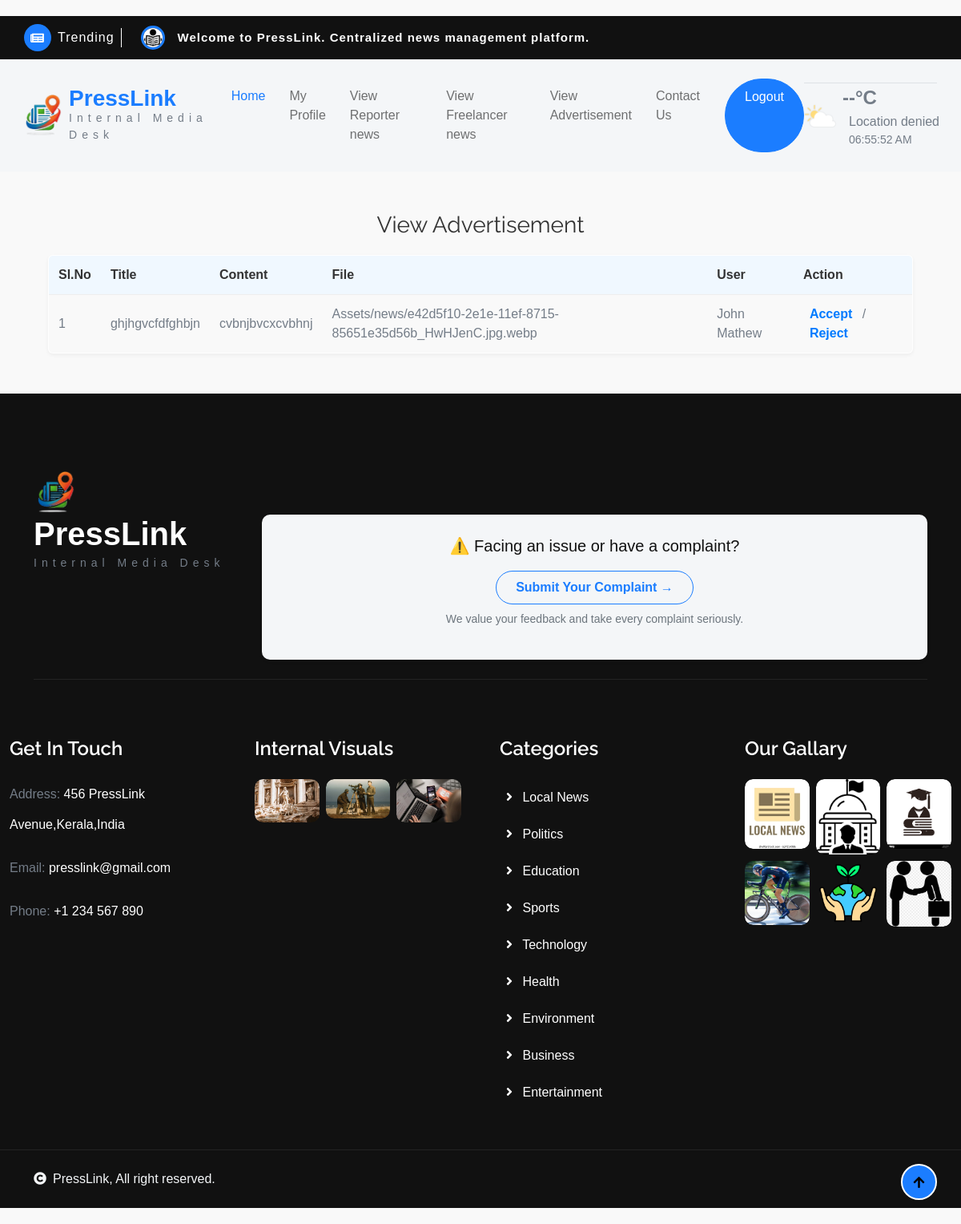
The app's page /Verifier/ViewAdvertisement/ (signed in) with its own data.
### User/models.py (models this page shows)
class tbl_advertisement(models.Model):
    advertisement_date=models.DateField(auto_now_add=True)
    advertisement_status=models.IntegerField(default=0)
    advertisement_file=models.FileField(upload_to="Assets/news/")
    advertisement_title=models.CharField(max_length=50)
    advertisement_content=models.CharField(max_length=50)
    user_id=models.ForeignKey(tbl_user,on_delete=models.CASCADE)
    verifier_id=models.ForeignKey(tbl_verifier,on_delete=models.CASCADE,null=True)
    editor_id=models.ForeignKey(tbl_editor,on_delete=models.CASCADE,null=True)
    advertisement_amount = models.IntegerField(null=True, blank=True)

### Guest/models.py (models this page shows)
class tbl_user(models.Model):
    user_name=models.CharField(max_length=50)
    user_email=models.CharField(max_length=50)
    user_contact=models.CharField(max_length=50)
    user_gender=models.CharField(max_length=50)
    user_dob=models.CharField(max_length=50)
    user_address=models.CharField(max_length=80)
    user_photo=models.FileField(upload_to="Assets/UserDocs/")
    user_proof=models.FileField(upload_to="Assets/UserDocs/")
    user_work=models.FileField(upload_to="Assets/UserDocs/")
    skill_type=models.ForeignKey(tbl_skilltype,on_delete=models.CASCADE)
    user_level=models.CharField(max_length=50)
    user_bio=models.CharField(max_length=50)
    user_social=models.CharField(max_length=50)
    user_password=models.CharField(max_length=50)
    user_status=models.IntegerField(default=0)
    place=models.ForeignKey(tbl_place,on_delete=models.CASCADE)

### Verifier/views.py (the view)
# urls.py: path('ViewAdvertisement/',views.ViewAdvertisement,name="ViewAdvertisement"),
def ViewAdvertisement(request):
    if "Vid" in request.session:
        Advdata = tbl_advertisement.objects.filter(advertisement_status=0)
        return render(request, 'Verifier/ViewAdvertisement.html', {'Advdata': Advdata})
    return redirect("Guest:Login")

### Verifier/Templates/Verifier/ViewAdvertisement.html (shortened to what this page needs)
{% extends 'Verifier/Header.html' %}
{% block content %}
<h3 align="center">View Advertisement</h3>
<form action="" method="post">
    <table border="1" align="center">
        <tr>
            <th>Sl.No</th>
            <th>Title</th>
            <th>Content</th>
            <th>File</th>
            <th>User</th>
            <th>Action</th>
        </tr>
        {% for i in Advdata %}
        <tr>
            <td>{{ forloop.counter }}</td>
            <td>{{ i.advertisement_title }}</td>
            <td>{{ i.advertisement_content }}</td>
            <td>{{ i.advertisement_file }}</td>
            <td>{{ i.user_id.user_name }}</td>
            <td>
                {% if i.advertisement_status == 0 %}
                    <a href="{% url 'Verifier:AdvAccept' i.id %}">Accept</a> /
                    <a href="{% url 'Verifier:AdvReject' i.id %}">Reject</a>
                {% elif i.advertisement_status == 1 %}
                    Accepted
                    <a href="{% url 'Verifier:AdvReject' i.id %}">Reject</a>
                {% elif i.advertisement_status == 2 %}
                    Rejected
                    <a href="{% url 'Verifier:AdvAccept' i.id %}">Accept</a>
                {% endif %}
            </td>
        </tr>
        {% endfor %}
    </table>
</form>
{% endblock %}

### Verifier/Templates/Verifier/ViewAdvertisement.html (style rules this page uses)
body { font-family: Arial, sans-serif; background-color: #f9f9f9; margin: 0; padding: 20px 0; }
h3 { text-align: center; color: #333; font-weight: normal; margin-bottom: 20px; }
table { width: 90%; margin: auto; border-collapse: collapse; background-color: #fff; border: 1px solid #ddd; border-radius: 6px; overflow: hidden; box-shadow: 0 2px 5px rgba(0,0,0,0.05); }
th, td { padding: 12px; text-align: left; border-bottom: 1px solid #eee; }
th { background-color: #f0f8ff; color: #333; font-weight: bold; }
tr:nth-child(even) { background-color: #f9f9f9; }
a { text-decoration: none; color: #007bff; font-weight: bold; padding: 4px 8px; border-radius: 4px; }

### records on screen
tbl_advertisement: advertisement_title "ghjhgvcfdfghbjn", advertisement_content "cvbnjbvcxcvbhnj", advertisement_file "Assets/news/e42d5f10-2e1e-11ef-8715-85651e35d56b_HwHJenC.jpg.webp", user_id.user_name "John Mathew", advertisement_status "Accept"
